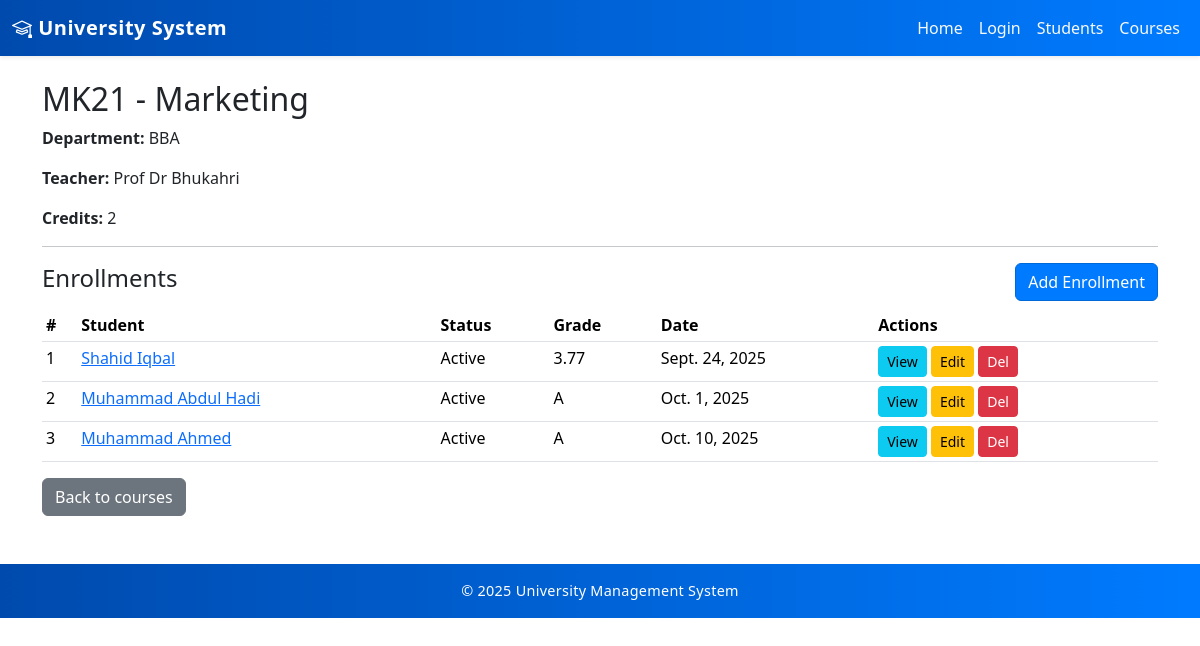
Before: /courses/2/ with the older database file.
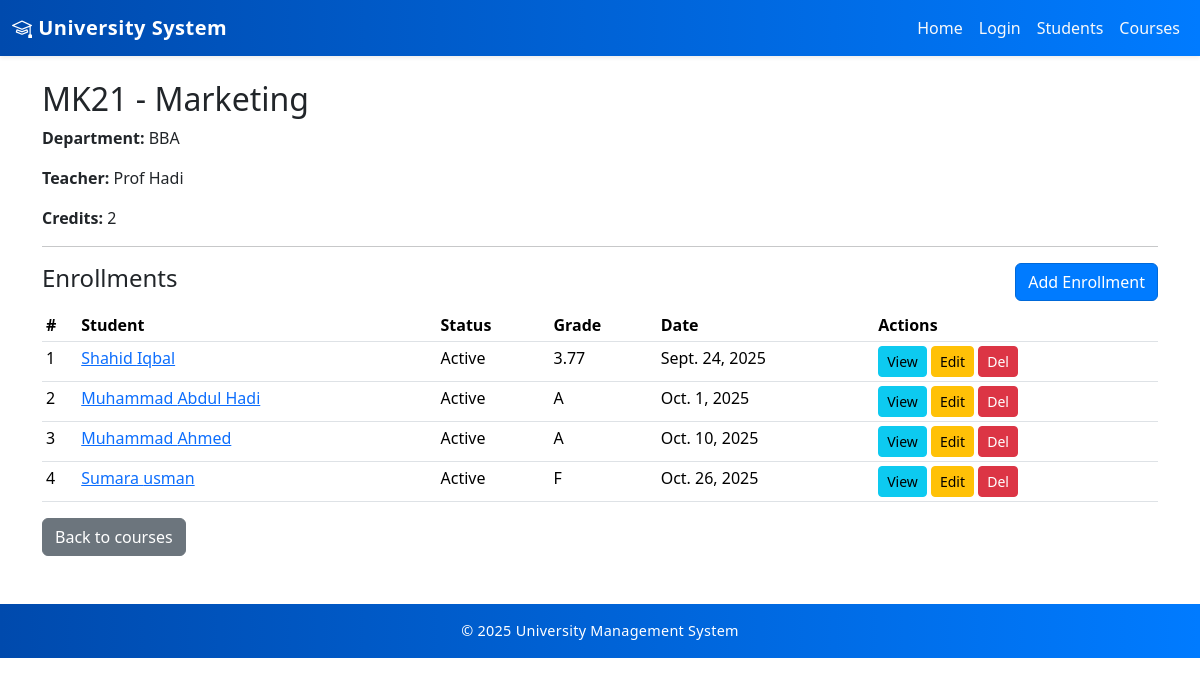
After: the same page with the newer database file.
### core/models.py (models this page shows, shortened)
class Course(models.Model):
    name = models.CharField(max_length=100)
    code = models.CharField(max_length=20, unique=True)
    description = models.TextField(blank=True, null=True)
    credits = models.PositiveIntegerField()
    department = models.ForeignKey(Department, on_delete=models.CASCADE, related_name="courses")
    teacher = models.ForeignKey(Teacher, on_delete=models.SET_NULL, null=True, blank=True, related_name="courses")

class Teacher(models.Model):
    user = models.OneToOneField(
        settings.AUTH_USER_MODEL,
        null=True,
        blank=True,
        on_delete=models.SET_NULL,
        related_name='teacher_profile'
    )
    teacher_id = models.CharField(max_length=20, unique=True, blank=True, null=True)
    first_name = models.CharField(max_length=50)
    last_name  = models.CharField(max_length=50)
    email      = models.EmailField(unique=True)
    department = models.ForeignKey(Department, on_delete=models.SET_NULL, null=True, blank=True, related_name="teachers")
    hire_date  = models.DateField(default=timezone.now)
    profile_image = models.ImageField(upload_to='profiles/', null=True, blank=True)
    QUALIFICATION_CHOICES = [
        ('BS', 'BS / Bachelor'),
        ('MS', 'MS / Master'),
        ('MPhil', 'MPhil'),
        ('PhD', 'PhD'),
        ('Other', 'Other'),
    ]
    qualification = models.CharField(max_length=50, choices=QUALIFICATION_CHOICES, null=True, blank=True)
    specialization = models.CharField(max_length=100, null=True, blank=True)
    bio = models.TextField(blank=True, null=True)
    experience_years = models.PositiveIntegerField(default=0, help_text="Years of teaching experience")
    contact_number = models.CharField(max_length=20, blank=True, null=True)

class Enrollment(models.Model):
    STATUS_CHOICES = [
        ("active", "Active"),
        ("completed", "Completed"),
        ("dropped", "Dropped"),
    ]
    GRADE_CHOICES = [
        ("A", "A"),
        ("B", "B"),
        ("C", "C"),
        ("D", "D"),
        ("F", "F"),
        ("N/A", "Not Graded Yet"),
    ]
    student = models.ForeignKey(Student, on_delete=models.CASCADE, related_name="enrollments")
    course = models.ForeignKey(Course, on_delete=models.CASCADE, related_name="enrollments")
    enrollment_date = models.DateField(default=timezone.now)
    status = models.CharField(max_length=20, choices=STATUS_CHOICES, default="active")
    grade = models.CharField(max_length=5, choices=GRADE_CHOICES, default="N/A")
    class Meta:
        unique_together = ('student', 'course')  # prevent duplicate enrollment

class Student(models.Model):
    user = models.OneToOneField(
        settings.AUTH_USER_MODEL,
        null=True,
        blank=True,
        on_delete=models.SET_NULL,
        related_name='student_profile'
    )
    student_id = models.CharField(max_length=20, unique=True, blank=True, null=True)
    first_name = models.CharField(max_length=50)
    last_name  = models.CharField(max_length=50)
    email      = models.EmailField(unique=True)
    phone      = models.CharField(max_length=15, blank=True)
    date_of_birth = models.DateField(null=True, blank=True)
    address = models.TextField(blank=True)
    enrollment_date = models.DateField(default=timezone.now)
    department = models.ForeignKey(Department, on_delete=models.SET_NULL, null=True, related_name="students")
    profile_image = models.ImageField(upload_to='profiles/', null=True, blank=True)
    ACADEMIC_BACKGROUND_CHOICES = [
        ('FSc Pre-Medical', 'FSc Pre-Medical'),
        ('FSc Pre-Engineering', 'FSc Pre-Engineering'),
        ('ICS', 'ICS'),
        ('ICom', 'ICom'),
        ('FA', 'FA'),
        ('BA', 'BA'),
        ('BSc', 'BSc'),
        ('Other', 'Other'),
    ]
    academic_background = models.CharField(max_length=50, choices=ACADEMIC_BACKGROUND_CHOICES, null=True, blank=True)
    guardian_name = models.CharField(max_length=100, blank=True, null=True)
    guardian_contact = models.CharField(max_length=20, blank=True, null=True)
    semester = models.PositiveIntegerField(default=1)
    cgpa = models.DecimalField(max_digits=4, decimal_places=2, null=True, blank=True)

class Department(models.Model):
    name = models.CharField(max_length=100, unique=True)
    code = models.CharField(max_length=20, unique=True)
    description = models.TextField(blank=True, null=True)

### core/views.py (the view)
# urls.py: path('courses/<int:pk>/', views.CourseDetailView.as_view(), name='course_detail'),
class CourseDetailView(DetailView):
    model = Course
    template_name = 'core/courses/detail.html'
    context_object_name = 'course'
    def get_context_data(self, **kwargs):
        ctx = super().get_context_data(**kwargs)
        ctx['enrollments'] = self.object.enrollments.select_related('student').all()
        return ctx

### templates/core/courses/detail.html (shortened to what this page needs)
{% extends 'base.html' %}
{% block content %}
<h2>{{ course.code }} - {{ course.name }}</h2>
<p><strong>Department:</strong> {{ course.department.name }}</p>
<p><strong>Teacher:</strong>
  {% if course.teacher %}{{ course.teacher.first_name }} {{ course.teacher.last_name }}{% else %}&mdash;{% endif %}
</p>
<p><strong>Credits:</strong> {{ course.credits }}</p>
<hr>
<div class="d-flex justify-content-between align-items-center">
  <h4>Enrollments</h4>
  <a class="btn btn-primary" href="{% url 'enrollment_add' %}?course={{ course.pk }}">Add Enrollment</a>
</div>
<table class="table table-sm mt-2">
  <thead><tr><th>#</th><th>Student</th><th>Status</th><th>Grade</th><th>Date</th><th>Actions</th></tr></thead>
  <tbody>
    {% for e in enrollments %}
      <tr>
        <td>{{ forloop.counter }}</td>
        <td><a href="{% url 'student_detail' e.student.pk %}">{{ e.student.first_name }} {{ e.student.last_name }}</a></td>
        <td>{{ e.get_status_display }}</td>
        <td>{{ e.grade }}</td>
        <td>{{ e.enrollment_date }}</td>
        <td>
          <a class="btn btn-sm btn-info" href="{% url 'enrollment_detail' e.pk %}">View</a>
          <a class="btn btn-sm btn-warning" href="{% url 'enrollment_edit' e.pk %}">Edit</a>
          <form method="post" action="{% url 'enrollment_delete' e.pk %}" style="display:inline;">
            <button class="btn btn-sm btn-danger" onclick="return confirm('Delete this enrollment?')">Del</button>
          </form>
        </td>
      </tr>
    {% empty %}
      <tr><td colspan="6">No students enrolled in this course yet.</td></tr>
    {% endfor %}
  </tbody>
</table>
<a class="btn btn-secondary" href="{% url 'courses_list' %}">Back to courses</a>
{% endblock %}

Changed rows visible on the page:
changed Course "MK21": teacher.last_name "Dr Bhukahri" → "Hadi"
added Enrollment: student.first_name "Sumara", student.last_name "usman", status "Active", grade "F", enrollment_date "Oct. 26, 2025"
